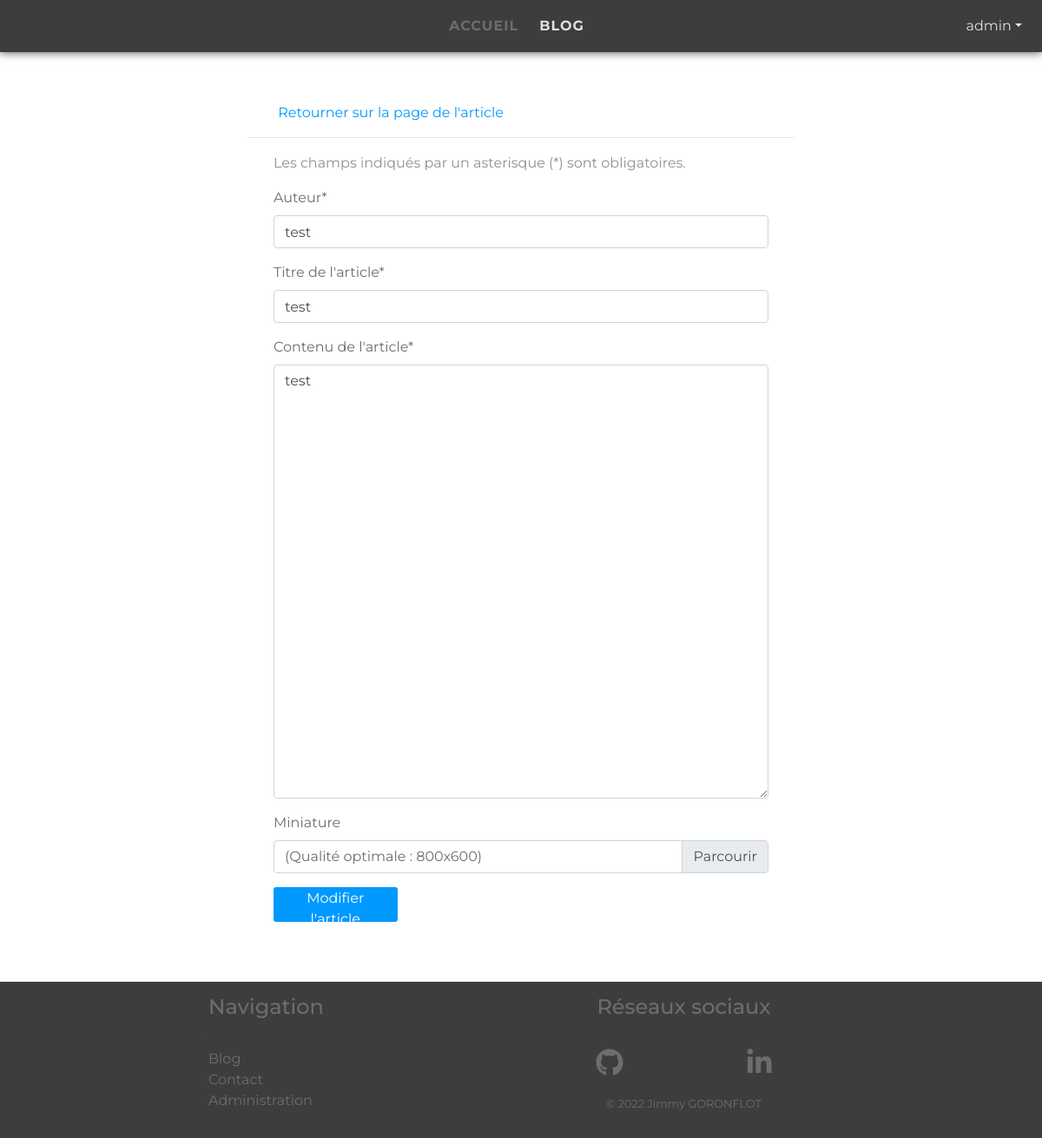
The page /index.php?action=editPost&id=13 (signed in) on the database its author committed.
### tables this page shows
CREATE TABLE `posts` (
  `id` int(11) NOT NULL,
  `title` varchar(255) NOT NULL,
  `content` text NOT NULL,
  `author` varchar(255) NOT NULL,
  `creation_date` datetime NOT NULL DEFAULT current_timestamp(),
  `update_date` datetime NOT NULL DEFAULT current_timestamp()
);

### controller/PostController.php (called while the page is built, shortened)
<?php
function editPost()
{
    $resultat = filter_input(INPUT_GET, 'id', FILTER_VALIDATE_INT);
    $post = Post::getByID($resultat);
    require('../view/frontend/editPostView.php');
}

### entity/Post.php (called while the page is built, shortened)
<?php
class Post extends Entity {
    public static function getByID($id)
    {
      require('../config/db_config.php');
      try {
          $db = new \PDO('mysql:host=' .$db_infos['db']['db_host'] .';dbname=' .$db_infos['db']['db_name'], $db_infos['db']['db_username'], $db_infos['db']['db_password']);
      } catch (\Exception $e) {
          throw new \Exception('Error creating a database connection ');
      }
      $con = $db->prepare("SELECT * FROM posts WHERE id=?");
      $con->bindValue(1, $id, PDO::PARAM_INT);
      $con->execute();
      $con->setFetchMode(PDO::FETCH_CLASS, 'Post');
      $result = $con->fetch();
      return $result;
    }
  }

### config/db_config.php (called while the page is built)
<?php
$db_infos['db'] = array(
	'db_host' => 'localhost',
	'db_name' => 'blog_p5',
	'db_username' => 'root',
	'db_password' => ''
);

### view/frontend/editPostView.php (the view, shortened to what this page needs)
<div class="back-btn">
    <a href="index.php?action=post&id=<?= ($post->id) ?>" class="btn-back-posts offset-md-3"><i class="far fa-chevron-left"></i> Retourner sur la page de l'article</a>
    <hr class="col-md-6 mx-auto">
</div>
<div class="form-add-post">
    <form action="index.php?action=editPost&id=<?= ($post->id) ?>" method="POST" enctype="multipart/form-data" class="col-md-6 mx-auto">
        <p>Les champs indiqués par un asterisque (*) sont obligatoires.</p>
        <div class="row">
            <div class="form-group col-lg-12">
                <label for="form-post-author">Auteur*</label>
                <input type="text" class="form-control" name="author" id="form-post-author" value="<?= ($post->author) ?>" required>
            </div>
        </div>
        <div class="row">
            <div class="form-group col-lg-12">
                <label for="form-post-title">Titre de l'article*</label>
                <input type="text" class="form-control" name="title" id="form-post-title" value="<?= ($post->title) ?>" required>
            </div>
        </div>
        <div class="form-group">
            <label for="form-post-content">Contenu de l'article*</label>
            <textarea class="form-control" name="content" id="form-post-content" required><?= ($post->content) ?></textarea>
        </div>
        <div class="form-group">
            <label for="form-post-thumbnail">Miniature</label>
            <div class="custom-file">
                <label class="custom-file-label" for="form-post-thumbnail">(Qualité optimale : 800x600)</label>
            </div>
        </div>
        <button type="submit" class="col-lg-3" name="editpost" id="form-contact-send">Modifier l'article</button>
    </form>
</div>
<?php require('template.php'); ?>

### public/css/style.css (style rules this page uses)
body { padding-top: 58px; font-family: Montserrat, sans-serif; }
.form-add-post label { color: #6d6d6d; }
.btn-back-posts { color: #0099ff; }
.back-btn { padding-top: 60px; }
.form-add-post { margin-bottom: 60px; }
.form-add-post p { color: #909090; }
.form-add-post textarea { height: 500px; min-height: 150px; max-height: 500px; }
.custom-file-input~.custom-file-label::after { content: 'Parcourir'; }
.form-add-post button { background-size: 200% auto; border: none; border-radius: 3px; color: white; background-color: #0099ff; transition: 0.5s; height: 40px; cursor: pointer; }

### rows shown on the page
posts: author "test", title "test", content "test"

### other values the page prints
$_SESSION['username'] "admin"
